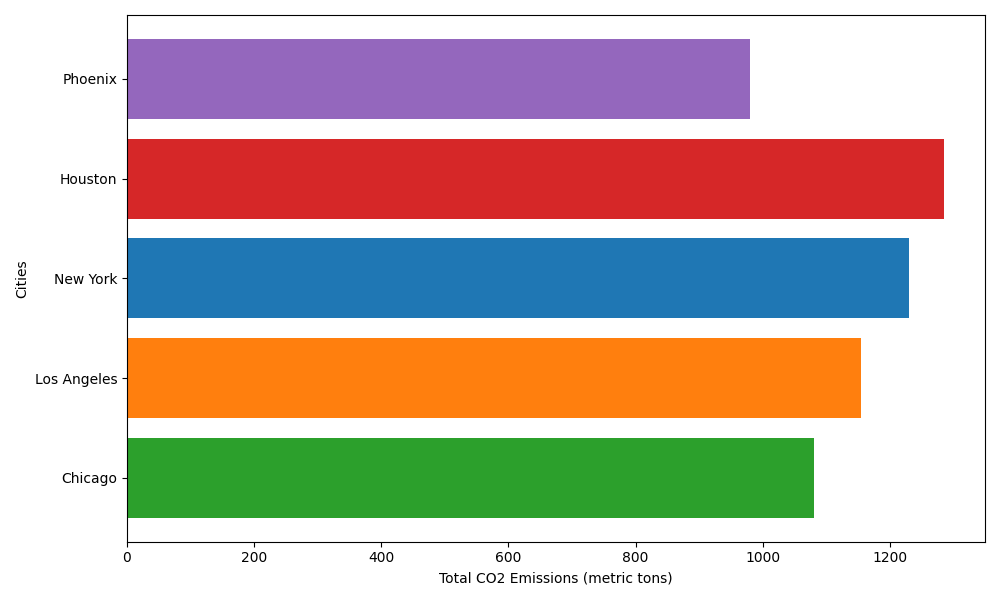

This chart was generated by the following Python code:
import matplotlib.pyplot as plt
import numpy as np

cities = ['Chicago', 'Los Angeles', 'New York', 'Houston', 'Phoenix']
total_emissions = [1080, 1155, 1230, 1285, 980]
colors = ['#2ca02c', '#ff7f0e', '#1f77b4', '#d62728', '#9467bd']

fig, ax = plt.subplots(figsize=(10, 6))

ax.barh(cities, total_emissions, color=colors)

ax.set_xlabel('Total CO2 Emissions (metric tons)')
ax.set_ylabel('Cities')

plt.tight_layout()
plt.show()
